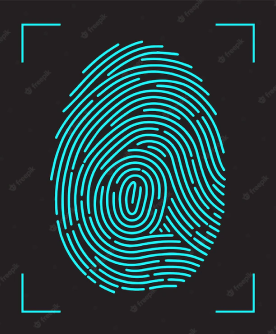
#> input picture image 1.png, 276 x 334 px; its folder holds only this picture in this run
$ python -i FingerPrintScan.py   (imports and definitions only)
#> lines starting #> are read from the running program, lines starting #| are printed output that depends on the picture; pictures that were not available may be replaced by others from this repository, and a replacement may not be noted
import os
import cv2

DATA_PATH = "Data"
DATASET_PATH = DATA_PATH + "/SelectedData/"
TESTDATA_PATH = DATA_PATH + "/Altered/SelectedData/"


def matchfingerprint(inputfilename, samplePath=None):
#> called with inputfilename = '../image 1.png'
    if samplePath is None:
        samplePath = TESTDATA_PATH + inputfilename
    sample = cv2.imread(inputfilename)
#> sample is the input picture: shape (334, 276, 3); mean B, G, R 65, 63.1, 35.5
    if sample is None:
        print("Sample image not found")
        return
    else:
        print("Sample image found")

    best_score = counter = 0
    filename = image = kp1 = kp2 = mp = None
    print("Starting...")
    print("DATASET_PATH ",DATASET_PATH)
    print("DATASET_PATH ",DATASET_PATH)
    print()
    print("INPUT FILENAME ",inputfilename)
    print("SAMPLE PATH ",samplePath)
    print()
    print("Current Directory ",os.getcwd())
    print()

    for file in os.listdir(DATASET_PATH):
        counter += 1
        fingerprint_img = cv2.imread(DATASET_PATH + file)
        sift = cv2.SIFT_create()  # Scale Invariant Feature Transform
        keypoints_1, des1 = sift.detectAndCompute(sample, None) # des1 is the descriptor of the sample image
#> keypoints_1 = 277 keypoints; strongest (x, y, size): (161, 230, 2.2), (224, 170, 1.8), (113, 292, 2), (165, 155, 1.8)
        keypoints_2, des2 = sift.detectAndCompute(fingerprint_img, None) # des2 is the descriptor of the image in the dataset
#> keypoints_2 has the same summary as keypoints_1
        # descriptor is a 128-dimensional vector that describes the keypoint in a particular image
        # fast library for approx best match KNN
        matches = cv2.FlannBasedMatcher({"algorithm": 1, "trees": 10}, {}).knnMatch(des1, des2, k=2)
#> matches = 277 matches
        # FLANN is a library for performing fast approximate nearest neighbor searches in large datasets and
        # for high dimensional features. It contains a collection of algorithms we found to work best for
        # nearest neighbor search and a system for automatically choosing the best algorithm and optimum
        # parameters depending on the dataset.

        match_points = []
        for p, q in matches:
            if p.distance < 0.1 * q.distance:
                match_points.append(p)
#> after the loop, match_points = 277 matches

        keypoints = 0
        if len(keypoints_1) <= len(keypoints_2):
            keypoints = len(keypoints_1)
#> keypoints = 277
        else:
            keypoints = len(keypoints_2)
        if len(match_points) / keypoints * 100 > best_score:
            best_score = len(match_points) / keypoints * 100
#> best_score = 100
            filename = file
            image = fingerprint_img
            kp1, kp2, mp = keypoints_1, keypoints_2, match_points
#> kp1 has the same summary as keypoints_1; kp2 has the same summary as keypoints_1; mp = 277 matches

    print("Best match:  " + filename)
    print("Best score:  " + str(best_score))
#| Best score:  100.0
    result = cv2.drawMatches(sample, kp1, image, kp2, mp, None)
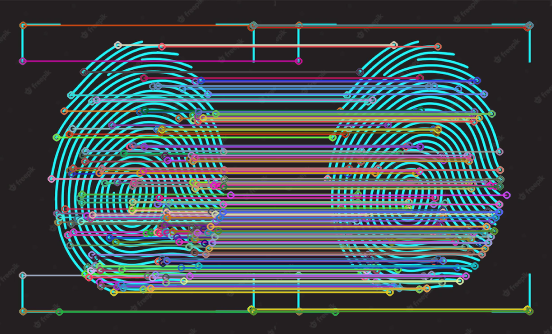
#> result: shape (334, 552, 3); mean B, G, R 81.1, 78, 65.5
    result = cv2.resize(result, None, fx=2.5, fy=2.5)
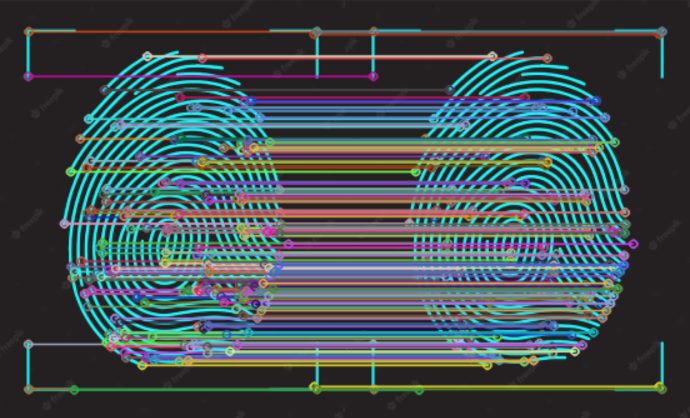
#> result: shape (835, 1380, 3) (shown at 1/2 size); mean B, G, R 81, 77.9, 65.4
    # rotate 90 degrees
    result = cv2.rotate(result, cv2.ROTATE_90_CLOCKWISE)
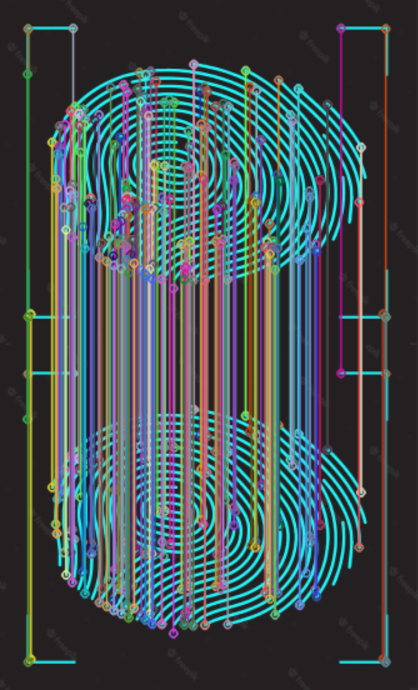
#> result: shape (1380, 835, 3) (shown at 1/2 size); mean B, G, R 81, 77.9, 65.4
    # Add text Matched smaller font size
    cv2.putText(result, "Matched", (10, 30), cv2.FONT_HERSHEY_SIMPLEX, 1, (0, 255, 0), 2)
    # best score to 2 decimal places
    best_score = round(best_score, 2)
    # Add text to the image with the best match color red
    cv2.putText(result, str(round(best_score, 2))+" %", (10, 30), cv2.FONT_HERSHEY_COMPLEX, 1, (0, 0, 255), 2)
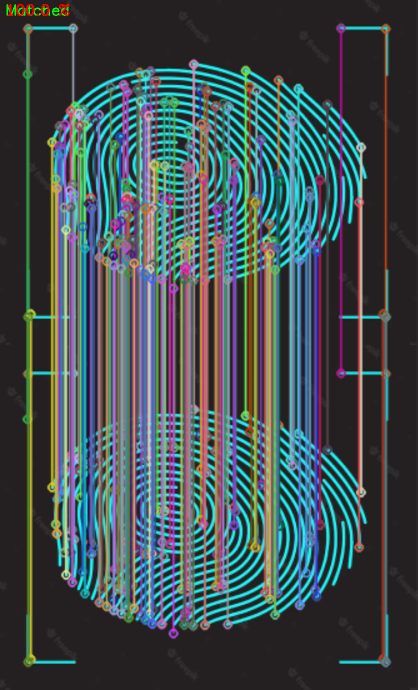
#> result: shape (1380, 835, 3) (shown at 1/2 size); mean B, G, R 80.9, 78, 65.6
    # cv2.imshow("Result", result)
    # cv2.waitKey(0)

    # Save the result image
    cv2.imwrite("../result.jpg", result)

    return filename, best_score, result

>>> result = matchfingerprint('../image 1.png')
